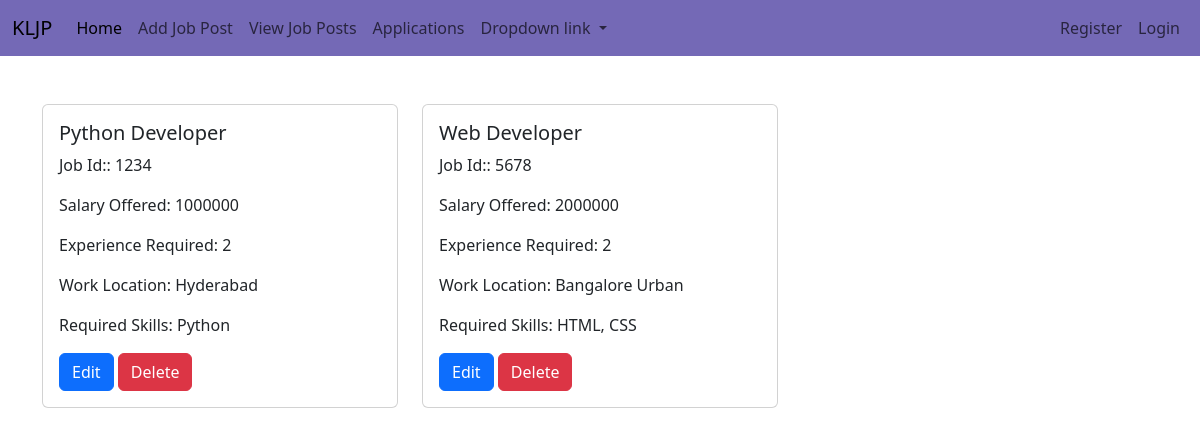
The app's page /employerApp/viewJobDetails/ with its own data.
### employerApp/models.py (models this page shows, shortened)
class jobPost(models.Model):
    jobID=models.TextField(max_length=255)
    jobTitle=models.TextField(max_length=255)
    skills=models.TextField(max_length=255)
    experience=models.TextField(max_length=255)
    salary = models.TextField(max_length=255)
    location = models.TextField(max_length=255)
    class Meta:
        db_table="addJobPost"

### employerApp/views.py (the view)
# urls.py: path('viewJobDetails/', views.viewJobDetails, name='viewJobDetails'),
def viewJobDetails(request):
    jobDetailsList=jobPost.objects.all()
    return render(request,'employerApp/viewJobDetails.html',{'jobDetailsList':jobDetailsList})

### templates/employerApp/viewJobDetails.html (shortened to what this page needs)
{% extends 'navBar/employerNavBar.html' %}
{% load static %}
{% block body %}
<div class="container mt-5">
    <div class="row">
        {% for jobDetails in jobDetailsList %}
            <div class="col-md-4 mb-4">
                <div class="card">
                    <div class="card-body">
                        <h5 class="card-title">{{ jobDetails.jobTitle }}</h5>
                        <p class="card-text">Job Id:: {{ jobDetails.jobID }}</p>
                        <p class="card-text">Salary Offered: {{ jobDetails.salary }}</p>
                        <p class="card-text">Experience Required: {{ jobDetails.experience }}</p>
                        <p class="card-text">Work Location: {{ jobDetails.location }}</p>
                        <p class="card-text">Required Skills: {{ jobDetails.skills }}</p>
                        <a href="{% url 'editJobDetails' jobDetails.id %}" class="btn btn-primary">Edit</a>
                        <a href="{% url 'deleteJobDetails' jobDetails.id %}" class="btn btn-danger">Delete</a>
                    </div>
                </div>
            </div>
        {% endfor %}
    </div>
</div>
{% endblock %}

### templates/navBar/employerNavBar.html (shortened to what this page needs)
<!DOCTYPE html>
<html lang="en">
<head>
    <link href="https://cdn.jsdelivr.net/npm/bootstrap@5.3.3/dist/css/bootstrap.min.css" rel="stylesheet">
</head>
<body>
<nav class="navbar navbar-expand-lg" style="background-color:#7469B6">
  <div class="container-fluid">
    <a class="navbar-brand" href="#">KLJP</a>
    <div class="collapse navbar-collapse" id="navbarNavDropdown">
      <ul class="navbar-nav">
        <li class="nav-item">
          <a class="nav-link active" aria-current="page" href="#">Home</a>
        </li>
        <li class="nav-item">
          <a class="nav-link" href="{% url 'addJobPost' %}">Add Job Post</a>
        </li>
        <li class="nav-item">
          <a class="nav-link" href="{% url 'viewJobDetails' %}">View Job Posts</a>
        </li>
        <li class="nav-item">
          <a class="nav-link" href="{% url 'jobApplicationList' %}">Applications</a>
        </li>
        <li class="nav-item dropdown">
          <a class="nav-link dropdown-toggle" href="#" role="button" data-bs-toggle="dropdown" aria-expanded="false">
            Dropdown link
          </a>
        </li>
      </ul>
    </div>
    <ul  class="navbar-nav ms-auto">
      <li>
        {% if user.is_authenticated %}
      <li class="nav-item">
        <span class="nav-link">Welcome, {{ user.username }}</span>
      </li>
      <li class="nav-item">
          <a class="nav-link" href="{% url 'logOut' %}">Logout</a>
      </li>
      {% else %}
      <li class="nav-item">
        <a class="nav-link" href="{% url 'signIn' %}">Register</a>
      </li>
      <li class="nav-item">
        <a class="nav-link" href="{% url 'logIn' %}">Login</a>
      </li>
      {% endif %}
      </li>
    </ul>
  </div>
</nav>
{% block body %}
{% endblock %}
</body>
</html>

### records on screen
jobPost: jobTitle "Python Developer", jobID "1234", salary "1000000", experience "2", location "Hyderabad", skills "Python"
jobPost: jobTitle "Web Developer", jobID "5678", salary "2000000", experience "2", location "Bangalore Urban", skills "HTML, CSS"
